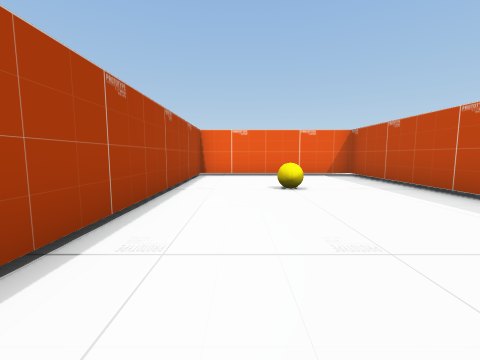
[1] (above)

14 first-person views from a walk through a Unity game level. The camera is 1.3 m above the floor, tilts 6° down and sees 90° across. The floor is counted in squares, 2 m on a side. Each view is taken from the middle of a square. On the plan, view 1 faces up. The plan holds only what a view shows up to about 9 squares ahead; the rest is blank.

[2]
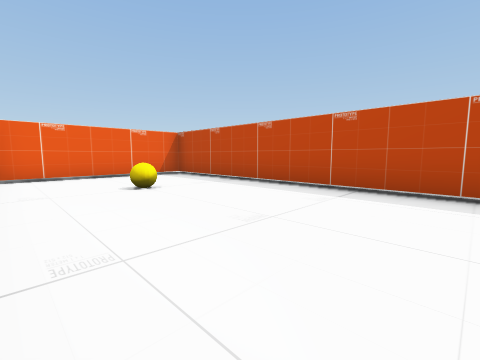

[3]
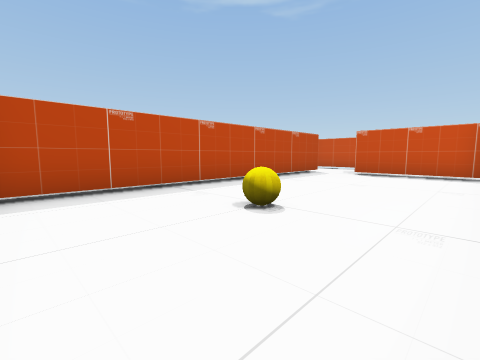

[4]
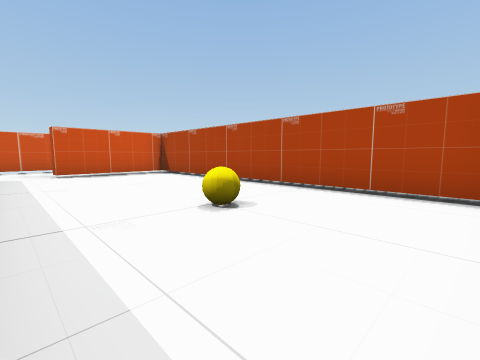

[5]
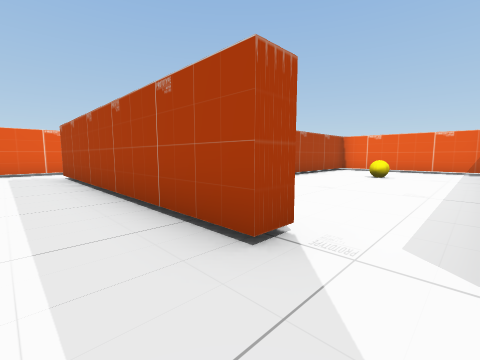

[6]
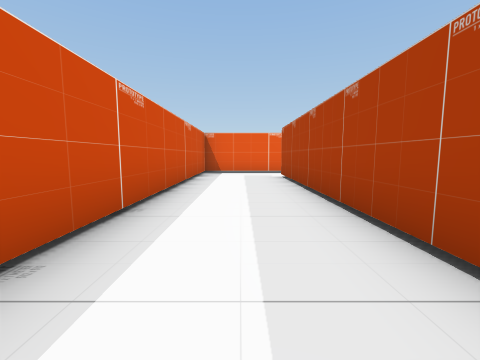

[7]
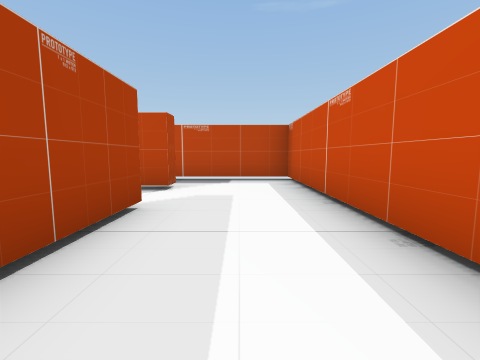

[8]
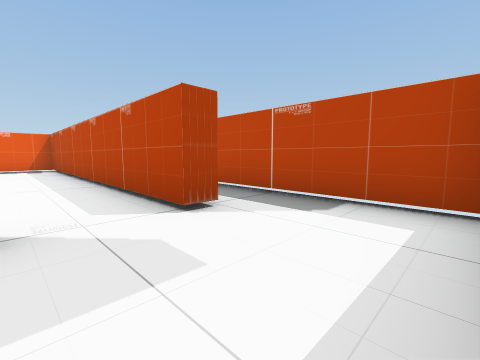

[9]
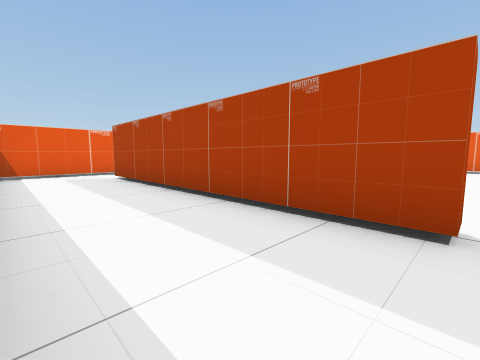

[10]
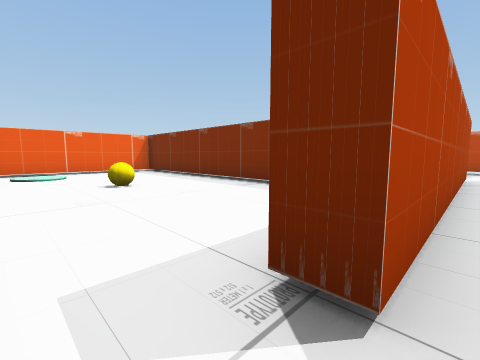

[11]
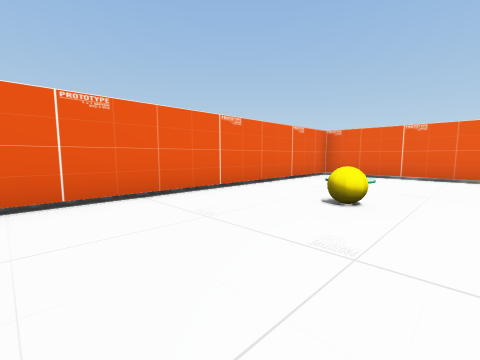

[12]
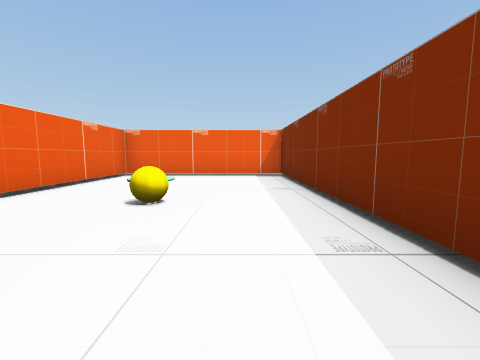

[13]
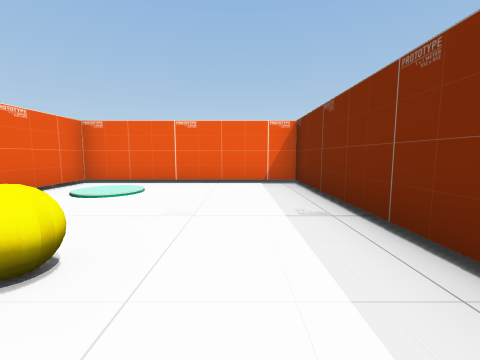

[14]
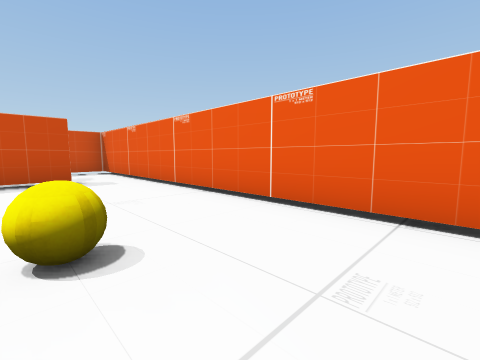

### Floor plan
Key: @ floor where view 1 was taken; # wall or solid block; . floor; B yellow ball; T thing the floor can be seen under or through.
Columns run from 8 left of view 1 to 6 right of it. Each row starts with its distance up from view 1.
  9   ...     ..
  8  ############
  7  #....#.....#
  6  #....#.....#
  5  #....#..B..#
  4  #....#.....#
  3  #..B.#.....#
  2  #....#.....#
  1  #....#.....#
  0  #....#.@...#.#
 -1  #.#####TT..#.#
 -2 .#............#
 -3 .#............#
 -4 .#............#
 -5  ##############

Where each view was taken, in squares from view 1:
view 1: 0 up, 0 right, facing up
view 2: 0 up, 1 left, facing up-right
view 3: 7 up, 1 left, facing down-right
view 4: 7 up, 3 right, facing down-left
view 5: 3 down, 3 right, facing up-left
view 6: 3 down, 2 right, facing left
view 7: 3 down, 1 left, facing right
view 8: 4 down, 2 right, facing up-right
view 9: 4 down, 2 right, facing up-left
view 10: 2 down, 6 left, facing up-right
view 11: 0 up, 3 left, facing up-left
view 12: 0 up, 3 left, facing up
view 13: 2 up, 3 left, facing up
view 14: 5 up, 4 left, facing down-left
